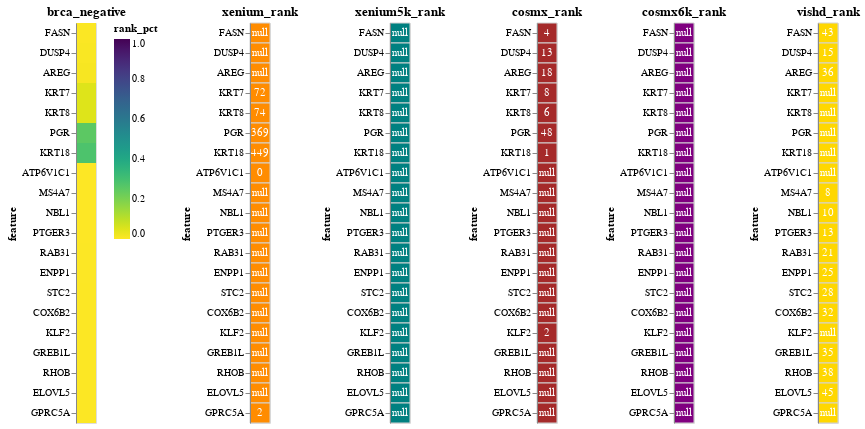

Notebook source saved alongside this figure:
### Code cell
disease, direction = 'brca', 'negative'
generate_consensus_chart(disease, direction)

### Figure 1 — Vega-Lite specification as saved in the notebook (floating-point values rounded to 4 significant figures)
{"config": {"view": {"continuousWidth": 300, "continuousHeight": 300}}, "hconcat": [{"data": {"name": "data-a5352ba4a71db669886db9003edf8082"}, "mark": {"type": "rect"}, "encoding": {"color": {"field": "rank_pct", "scale": {"domain": [0, 1.0], "reverse": true, "scheme": "viridis"}, "type": "quantitative"}, "y": {"field": "feature", "sort": ["FASN", "DUSP4", "AREG", "KRT7", "KRT8", "PGR", "KRT18", "ATP6V1C1", "MS4A7", "NBL1", "PTGER3", "RAB31", "ENPP1", "STC2", "COX6B2", "KLF2", "GREB1L", "RHOB", "ELOVL5", "GPRC5A"], "type": "nominal"}}, "title": "brca_negative"}, {"hconcat": [{"layer": [{"mark": {"type": "rect", "color": "darkorange", "stroke": "lightgray", "strokeWidth": 1}, "encoding": {"y": {"field": "feature", "sort": ["FASN", "DUSP4", "AREG", "KRT7", "KRT8", "PGR", "KRT18", "ATP6V1C1", "MS4A7", "NBL1", "PTGER3", "RAB31", "ENPP1", "STC2", "COX6B2", "KLF2", "GREB1L", "RHOB", "ELOVL5", "GPRC5A"], "type": "nominal"}}, "title": "xenium_rank"}, {"mark": {"type": "text", "baseline": "middle", "color": "white"}, "encoding": {"text": {"field": "value", "type": "quantitative"}, "y": {"field": "feature", "sort": ["FASN", "DUSP4", "AREG", "KRT7", "KRT8", "PGR", "KRT18", "ATP6V1C1", "MS4A7", "NBL1", "PTGER3", "RAB31", "ENPP1", "STC2", "COX6B2", "KLF2", "GREB1L", "RHOB", "ELOVL5", "GPRC5A"], "type": "nominal"}}}], "data": {"name": "data-8d7d53668c9bdac3900f6c59e7d4d9f2"}}, {"layer": [{"mark": {"type": "rect", "color": "teal", "stroke": "lightgray", "strokeWidth": 1}, "encoding": {"y": {"field": "feature", "sort": ["FASN", "DUSP4", "AREG", "KRT7", "KRT8", "PGR", "KRT18", "ATP6V1C1", "MS4A7", "NBL1", "PTGER3", "RAB31", "ENPP1", "STC2", "COX6B2", "KLF2", "GREB1L", "RHOB", "ELOVL5", "GPRC5A"], "type": "nominal"}}, "title": "xenium5k_rank"}, {"mark": {"type": "text", "baseline": "middle", "color": "white"}, "encoding": {"text": {"field": "value", "type": "quantitative"}, "y": {"field": "feature", "sort": ["FASN", "DUSP4", "AREG", "KRT7", "KRT8", "PGR", "KRT18", "ATP6V1C1", "MS4A7", "NBL1", "PTGER3", "RAB31", "ENPP1", "STC2", "COX6B2", "KLF2", "GREB1L", "RHOB", "ELOVL5", "GPRC5A"], "type": "nominal"}}}], "data": {"name": "data-bed18b10d318c1c1a3df08de458c2c59"}}, {"layer": [{"mark": {"type": "rect", "color": "brown", "stroke": "lightgray", "strokeWidth": 1}, "encoding": {"y": {"field": "feature", "sort": ["FASN", "DUSP4", "AREG", "KRT7", "KRT8", "PGR", "KRT18", "ATP6V1C1", "MS4A7", "NBL1", "PTGER3", "RAB31", "ENPP1", "STC2", "COX6B2", "KLF2", "GREB1L", "RHOB", "ELOVL5", "GPRC5A"], "type": "nominal"}}, "title": "cosmx_rank"}, {"mark": {"type": "text", "baseline": "middle", "color": "white"}, "encoding": {"text": {"field": "value", "type": "quantitative"}, "y": {"field": "feature", "sort": ["FASN", "DUSP4", "AREG", "KRT7", "KRT8", "PGR", "KRT18", "ATP6V1C1", "MS4A7", "NBL1", "PTGER3", "RAB31", "ENPP1", "STC2", "COX6B2", "KLF2", "GREB1L", "RHOB", "ELOVL5", "GPRC5A"], "type": "nominal"}}}], "data": {"name": "data-f25e69edcbc8deaffedd200f23e960e2"}}, {"layer": [{"mark": {"type": "rect", "color": "purple", "stroke": "lightgray", "strokeWidth": 1}, "encoding": {"y": {"field": "feature", "sort": ["FASN", "DUSP4", "AREG", "KRT7", "KRT8", "PGR", "KRT18", "ATP6V1C1", "MS4A7", "NBL1", "PTGER3", "RAB31", "ENPP1", "STC2", "COX6B2", "KLF2", "GREB1L", "RHOB", "ELOVL5", "GPRC5A"], "type": "nominal"}}, "title": "cosmx6k_rank"}, {"mark": {"type": "text", "baseline": "middle", "color": "white"}, "encoding": {"text": {"field": "value", "type": "quantitative"}, "y": {"field": "feature", "sort": ["FASN", "DUSP4", "AREG", "KRT7", "KRT8", "PGR", "KRT18", "ATP6V1C1", "MS4A7", "NBL1", "PTGER3", "RAB31", "ENPP1", "STC2", "COX6B2", "KLF2", "GREB1L", "RHOB", "ELOVL5", "GPRC5A"], "type": "nominal"}}}], "data": {"name": "data-b7a8d50e4525edf680ee0931abd776ad"}}, {"layer": [{"mark": {"type": "rect", "color": "gold", "stroke": "lightgray", "strokeWidth": 1}, "encoding": {"y": {"field": "feature", "sort": ["FASN", "DUSP4", "AREG", "KRT7", "KRT8", "PGR", "KRT18", "ATP6V1C1", "MS4A7", "NBL1", "PTGER3", "RAB31", "ENPP1", "STC2", "COX6B2", "KLF2", "GREB1L", "RHOB", "ELOVL5", "GPRC5A"], "type": "nominal"}}, "title": "vishd_rank"}, {"mark": {"type": "text", "baseline": "middle", "color": "white"}, "encoding": {"text": {"field": "value", "type": "quantitative"}, "y": {"field": "feature", "sort": ["FASN", "DUSP4", "AREG", "KRT7", "KRT8", "PGR", "KRT18", "ATP6V1C1", "MS4A7", "NBL1", "PTGER3", "RAB31", "ENPP1", "STC2", "COX6B2", "KLF2", "GREB1L", "RHOB", "ELOVL5", "GPRC5A"], "type": "nominal"}}}], "data": {"name": "data-26756ebc90f738874fb6424d536cf2ee"}}], "resolve": {"scale": {"color": "independent", "x": "independent", "y": "independent"}}}], "resolve": {"scale": {"color": "independent", "x": "independent", "y": "independent"}}, "$schema": "https://vega.github.io/schema/vega-lite/v5.20.1.json", "datasets": {"data-a5352ba4a71db669886db9003edf8082": [{"disease": "brca", "feature": "FASN", "direction": "negative", "correlation": -0.1765, "rank": 23.5, "rank_pct": 0.003104, "count": 2, "xenium_rank": null, "xenium_sid_count": null, "xenium_case_count": null, "xenium_correlation": null, "xenium5k_rank": null, "xenium5k_sid_count": null, "xenium5k_case_count": null, "xenium5k_correlation": null, "cosmx_rank": 4.0, "cosmx_sid_count": 2.0, "cosmx_case_count": 1.0, "cosmx_correlation": -0.2049, "cosmx6k_rank": null, "cosmx6k_sid_count": null, "cosmx6k_case_count": null, "cosmx6k_correlation": null, "vishd_rank": 43.0, "vishd_sid_count": 1.0, "vishd_case_count": 1.0, "vishd_correlation": -0.148, "count_neg": -2}, {"disease": "brca", "feature": "DUSP4", "direction": "negative", "correlation": -0.1985, "rank": 14.0, "rank_pct": 0.00664, "count": 2, "xenium_rank": null, "xenium_sid_count": null, "xenium_case_count": null, "xenium_correlation": null, "xenium5k_rank": null, "xenium5k_sid_count": null, "xenium5k_case_count": null, "xenium5k_correlation": null, "cosmx_rank": 13.0, "cosmx_sid_count": 3.0, "cosmx_case_count": 1.0, "cosmx_correlation": -0.2171, "cosmx6k_rank": null, "cosmx6k_sid_count": null, "cosmx6k_case_count": null, "cosmx6k_correlation": null, "vishd_rank": 15.0, "vishd_sid_count": 1.0, "vishd_case_count": 1.0, "vishd_correlation": -0.1799, "count_neg": -2}, {"disease": "brca", "feature": "AREG", "direction": "negative", "correlation": -0.163, "rank": 27.0, "rank_pct": 0.009615, "count": 2, "xenium_rank": null, "xenium_sid_count": null, "xenium_case_count": null, "xenium_correlation": null, "xenium5k_rank": null, "xenium5k_sid_count": null, "xenium5k_case_count": null, "xenium5k_correlation": null, "cosmx_rank": 18.0, "cosmx_sid_count": 2.0, "cosmx_case_count": 1.0, "cosmx_correlation": -0.1732, "cosmx6k_rank": null, "cosmx6k_sid_count": null, "cosmx6k_case_count": null, "cosmx6k_correlation": null, "vishd_rank": 36.0, "vishd_sid_count": 1.0, "vishd_case_count": 1.0, "vishd_correlation": -0.1528, "count_neg": -2}, {"disease": "brca", "feature": "KRT7", "direction": "negative", "correlation": -0.1834, "rank": 40.0, "rank_pct": 0.04861, "count": 2, "xenium_rank": 72.0, "xenium_sid_count": 6.0, "xenium_case_count": 1.0, "xenium_correlation": -0.2367, "xenium5k_rank": null, "xenium5k_sid_count": null, "xenium5k_case_count": null, "xenium5k_correlation": null, "cosmx_rank": 8.0, "cosmx_sid_count": 1.0, "cosmx_case_count": 1.0, "cosmx_correlation": -0.13, "cosmx6k_rank": null, "cosmx6k_sid_count": null, "cosmx6k_case_count": null, "cosmx6k_correlation": null, "vishd_rank": null, "vishd_sid_count": null, "vishd_case_count": null, "vishd_correlation": null, "count_neg": -2}, {"disease": "brca", "feature": "KRT8", "direction": "negative", "correlation": -0.2349, "rank": 40.0, "rank_pct": 0.04889, "count": 2, "xenium_rank": 74.0, "xenium_sid_count": 7.0, "xenium_case_count": 2.0, "xenium_correlation": -0.3026, "xenium5k_rank": null, "xenium5k_sid_count": null, "xenium5k_case_count": null, "xenium5k_correlation": null, "cosmx_rank": 6.0, "cosmx_sid_count": 2.0, "cosmx_case_count": 1.0, "cosmx_correlation": -0.1671, "cosmx6k_rank": null, "cosmx6k_sid_count": null, "cosmx6k_case_count": null, "cosmx6k_correlation": null, "vishd_rank": null, "vishd_sid_count": null, "vishd_case_count": null, "vishd_correlation": null, "count_neg": -2}, {"disease": "brca", "feature": "PGR", "direction": "negative", "correlation": -0.08787, "rank": 208.5, "rank_pct": 0.2525, "count": 2, "xenium_rank": 369.0, "xenium_sid_count": 11.0, "xenium_case_count": 2.0, "xenium_correlation": -0.05202, "xenium5k_rank": null, "xenium5k_sid_count": null, "xenium5k_case_count": null, "xenium5k_correlation": null, "cosmx_rank": 48.0, "cosmx_sid_count": 1.0, "cosmx_case_count": 1.0, "cosmx_correlation": -0.1237, "cosmx6k_rank": null, "cosmx6k_sid_count": null, "cosmx6k_case_count": null, "cosmx6k_correlation": null, "vishd_rank": null, "vishd_sid_count": null, "vishd_case_count": null, "vishd_correlation": null, "count_neg": -2}, {"disease": "brca", "feature": "KRT18", "direction": "negative", "correlation": -0.1813, "rank": 225.0, "rank_pct": 0.2797, "count": 2, "xenium_rank": 449.0, "xenium_sid_count": 9.0, "xenium_case_count": 3.0, "xenium_correlation": -0.1807, "xenium5k_rank": null, "xenium5k_sid_count": null, "xenium5k_case_count": null, "xenium5k_correlation": null, "cosmx_rank": 1.0, "cosmx_sid_count": 1.0, "cosmx_case_count": 1.0, "cosmx_correlation": -0.1819, "cosmx6k_rank": null, "cosmx6k_sid_count": null, "cosmx6k_case_count": null, "cosmx6k_correlation": null, "vishd_rank": null, "vishd_sid_count": null, "vishd_case_count": null, "vishd_correlation": null, "count_neg": -2}, {"disease": "brca", "feature": "ATP6V1C1", "direction": "negative", "correlation": -0.4279, "rank": 0.0, "rank_pct": 0.0, "count": 1, "xenium_rank": 0.0, "xenium_sid_count": 3.0, "xenium_case_count": 1.0, "xenium_correlation": -0.4279, "xenium5k_rank": null, "xenium5k_sid_count": null, "xenium5k_case_count": null, "xenium5k_correlation": null, "cosmx_rank": null, "cosmx_sid_count": null, "cosmx_case_count": null, "cosmx_correlation": null, "cosmx6k_rank": null, "cosmx6k_sid_count": null, "cosmx6k_case_count": null, "cosmx6k_correlation": null, "vishd_rank": null, "vishd_sid_count": null, "vishd_case_count": null, "vishd_correlation": null, "count_neg": -1}, {"disease": "brca", "feature": "MS4A7", "direction": "negative", "correlation": -0.1935, "rank": 8.0, "rank_pct": 0.000442, "count": 1, "xenium_rank": null, "xenium_sid_count": null, "xenium_case_count": null, "xenium_correlation": null, "xenium5k_rank": null, "xenium5k_sid_count": null, "xenium5k_case_count": null, "xenium5k_correlation": null, "cosmx_rank": null, "cosmx_sid_count": null, "cosmx_case_count": null, "cosmx_correlation": null, "cosmx6k_rank": null, "cosmx6k_sid_count": null, "cosmx6k_case_count": null, "cosmx6k_correlation": null, "vishd_rank": 8.0, "vishd_sid_count": 1.0, "vishd_case_count": 1.0, "vishd_correlation": -0.1935, "count_neg": -1}, {"disease": "brca", "feature": "NBL1", "direction": "negative", "correlation": -0.1879, "rank": 10.0, "rank_pct": 0.0005525, "count": 1, "xenium_rank": null, "xenium_sid_count": null, "xenium_case_count": null, "xenium_correlation": null, "xenium5k_rank": null, "xenium5k_sid_count": null, "xenium5k_case_count": null, "xenium5k_correlation": null, "cosmx_rank": null, "cosmx_sid_count": null, "cosmx_case_count": null, "cosmx_correlation": null, "cosmx6k_rank": null, "cosmx6k_sid_count": null, "cosmx6k_case_count": null, "cosmx6k_correlation": null, "vishd_rank": 10.0, "vishd_sid_count": 1.0, "vishd_case_count": 1.0, "vishd_correlation": -0.1879, "count_neg": -1}, {"disease": "brca", "feature": "PTGER3", "direction": "negative", "correlation": -0.1808, "rank": 13.0, "rank_pct": 0.0007183, "count": 1, "xenium_rank": null, "xenium_sid_count": null, "xenium_case_count": null, "xenium_correlation": null, "xenium5k_rank": null, "xenium5k_sid_count": null, "xenium5k_case_count": null, "xenium5k_correlation": null, "cosmx_rank": null, "cosmx_sid_count": null, "cosmx_case_count": null, "cosmx_correlation": null, "cosmx6k_rank": null, "cosmx6k_sid_count": null, "cosmx6k_case_count": null, "cosmx6k_correlation": null, "vishd_rank": 13.0, "vishd_sid_count": 1.0, "vishd_case_count": 1.0, "vishd_correlation": -0.1808, "count_neg": -1}, {"disease": "brca", "feature": "RAB31", "direction": "negative", "correlation": -0.1745, "rank": 21.0, "rank_pct": 0.00116, "count": 1, "xenium_rank": null, "xenium_sid_count": null, "xenium_case_count": null, "xenium_correlation": null, "xenium5k_rank": null, "xenium5k_sid_count": null, "xenium5k_case_count": null, "xenium5k_correlation": null, "cosmx_rank": null, "cosmx_sid_count": null, "cosmx_case_count": null, "cosmx_correlation": null, "cosmx6k_rank": null, "cosmx6k_sid_count": null, "cosmx6k_case_count": null, "cosmx6k_correlation": null, "vishd_rank": 21.0, "vishd_sid_count": 1.0, "vishd_case_count": 1.0, "vishd_correlation": -0.1745, "count_neg": -1}, {"disease": "brca", "feature": "ENPP1", "direction": "negative", "correlation": -0.1697, "rank": 25.0, "rank_pct": 0.001381, "count": 1, "xenium_rank": null, "xenium_sid_count": null, "xenium_case_count": null, "xenium_correlation": null, "xenium5k_rank": null, "xenium5k_sid_count": null, "xenium5k_case_count": null, "xenium5k_correlation": null, "cosmx_rank": null, "cosmx_sid_count": null, "cosmx_case_count": null, "cosmx_correlation": null, "cosmx6k_rank": null, "cosmx6k_sid_count": null, "cosmx6k_case_count": null, "cosmx6k_correlation": null, "vishd_rank": 25.0, "vishd_sid_count": 1.0, "vishd_case_count": 1.0, "vishd_correlation": -0.1697, "count_neg": -1}, {"disease": "brca", "feature": "STC2", "direction": "negative", "correlation": -0.1628, "rank": 28.0, "rank_pct": 0.001547, "count": 1, "xenium_rank": null, "xenium_sid_count": null, "xenium_case_count": null, "xenium_correlation": null, "xenium5k_rank": null, "xenium5k_sid_count": null, "xenium5k_case_count": null, "xenium5k_correlation": null, "cosmx_rank": null, "cosmx_sid_count": null, "cosmx_case_count": null, "cosmx_correlation": null, "cosmx6k_rank": null, "cosmx6k_sid_count": null, "cosmx6k_case_count": null, "cosmx6k_correlation": null, "vishd_rank": 28.0, "vishd_sid_count": 1.0, "vishd_case_count": 1.0, "vishd_correlation": -0.1628, "count_neg": -1}, {"disease": "brca", "feature": "COX6B2", "direction": "negative", "correlation": -0.156, "rank": 32.0, "rank_pct": 0.001768, "count": 1, "xenium_rank": null, "xenium_sid_count": null, "xenium_case_count": null, "xenium_correlation": null, "xenium5k_rank": null, "xenium5k_sid_count": null, "xenium5k_case_count": null, "xenium5k_correlation": null, "cosmx_rank": null, "cosmx_sid_count": null, "cosmx_case_count": null, "cosmx_correlation": null, "cosmx6k_rank": null, "cosmx6k_sid_count": null, "cosmx6k_case_count": null, "cosmx6k_correlation": null, "vishd_rank": 32.0, "vishd_sid_count": 1.0, "vishd_case_count": 1.0, "vishd_correlation": -0.156, "count_neg": -1}, {"disease": "brca", "feature": "KLF2", "direction": "negative", "correlation": -0.1879, "rank": 2.0, "rank_pct": 0.001916, "count": 1, "xenium_rank": null, "xenium_sid_count": null, "xenium_case_count": null, "xenium_correlation": null, "xenium5k_rank": null, "xenium5k_sid_count": null, "xenium5k_case_count": null, "xenium5k_correlation": null, "cosmx_rank": 2.0, "cosmx_sid_count": 2.0, "cosmx_case_count": 1.0, "cosmx_correlation": -0.1879, "cosmx6k_rank": null, "cosmx6k_sid_count": null, "cosmx6k_case_count": null, "cosmx6k_correlation": null, "vishd_rank": null, "vishd_sid_count": null, "vishd_case_count": null, "vishd_correlation": null, "count_neg": -1}, {"disease": "brca", "feature": "GREB1L", "direction": "negative", "correlation": -0.1531, "rank": 35.0, "rank_pct": 0.001934, "count": 1, "xenium_rank": null, "xenium_sid_count": null, "xenium_case_count": null, "xenium_correlation": null, "xenium5k_rank": null, "xenium5k_sid_count": null, "xenium5k_case_count": null, "xenium5k_correlation": null, "cosmx_rank": null, "cosmx_sid_count": null, "cosmx_case_count": null, "cosmx_correlation": null, "cosmx6k_rank": null, "cosmx6k_sid_count": null, "cosmx6k_case_count": null, "cosmx6k_correlation": null, "vishd_rank": 35.0, "vishd_sid_count": 1.0, "vishd_case_count": 1.0, "vishd_correlation": -0.1531, "count_neg": -1}, {"disease": "brca", "feature": "RHOB", "direction": "negative", "correlation": -0.1506, "rank": 38.0, "rank_pct": 0.0021, "count": 1, "xenium_rank": null, "xenium_sid_count": null, "xenium_case_count": null, "xenium_correlation": null, "xenium5k_rank": null, "xenium5k_sid_count": null, "xenium5k_case_count": null, "xenium5k_correlation": null, "cosmx_rank": null, "cosmx_sid_count": null, "cosmx_case_count": null, "cosmx_correlation": null, "cosmx6k_rank": null, "cosmx6k_sid_count": null, "cosmx6k_case_count": null, "cosmx6k_correlation": null, "vishd_rank": 38.0, "vishd_sid_count": 1.0, "vishd_case_count": 1.0, "vishd_correlation": -0.1506, "count_neg": -1}, {"disease": "brca", "feature": "ELOVL5", "direction": "negative", "correlation": -0.1466, "rank": 45.0, "rank_pct": 0.002486, "count": 1, "xenium_rank": null, "xenium_sid_count": null, "xenium_case_count": null, "xenium_correlation": null, "xenium5k_rank": null, "xenium5k_sid_count": null, "xenium5k_case_count": null, "xenium5k_correlation": null, "cosmx_rank": null, "cosmx_sid_count": null, "cosmx_case_count": null, "cosmx_correlation": null, "cosmx6k_rank": null, "cosmx6k_sid_count": null, "cosmx6k_case_count": null, "cosmx6k_correlation": null, "vishd_rank": 45.0, "vishd_sid_count": 1.0, "vishd_case_count": 1.0, "vishd_correlation": -0.1466, "count_neg": -1}, {"disease": "brca", "feature": "GPRC5A", "direction": "negative", "correlation": -0.3777, "rank": 2.0, "rank_pct": 0.002488, "count": 1, "xenium_rank": 2.0, "xenium_sid_count": 13.0, "xenium_case_count": 3.0, "xenium_correlation": -0.3777, "xenium5k_rank": null, "xenium5k_sid_count": null, "xenium5k_case_count": null, "xenium5k_correlation": null, "cosmx_rank": null, "cosmx_sid_count": null, "cosmx_case_count": null, "cosmx_correlation": null, "cosmx6k_rank": null, "cosmx6k_sid_count": null, "cosmx6k_case_count": null, "cosmx6k_correlation": null, "vishd_rank": null, "vishd_sid_count": null, "vishd_case_count": null, "vishd_correlation": null, "count_neg": -1}], "data-8d7d53668c9bdac3900f6c59e7d4d9f2": [{"disease": "brca", "feature": "FASN", "variable": "xenium_rank", "value": null}, {"disease": "brca", "feature": "DUSP4", "variable": "xenium_rank", "value": null}, {"disease": "brca", "feature": "AREG", "variable": "xenium_rank", "value": null}, {"disease": "brca", "feature": "KRT7", "variable": "xenium_rank", "value": 72.0}, {"disease": "brca", "feature": "KRT8", "variable": "xenium_rank", "value": 74.0}, {"disease": "brca", "feature": "PGR", "variable": "xenium_rank", "value": 369.0}, {"disease": "brca", "feature": "KRT18", "variable": "xenium_rank", "value": 449.0}, {"disease": "brca", "feature": "ATP6V1C1", "variable": "xenium_rank", "value": 0.0}, {"disease": "brca", "feature": "MS4A7", "variable": "xenium_rank", "value": null}, {"disease": "brca", "feature": "NBL1", "variable": "xenium_rank", "value": null}, {"disease": "brca", "feature": "PTGER3", "variable": "xenium_rank", "value": null}, {"disease": "brca", "feature": "RAB31", "variable": "xenium_rank", "value": null}, {"disease": "brca", "feature": "ENPP1", "variable": "xenium_rank", "value": null}, {"disease": "brca", "feature": "STC2", "variable": "xenium_rank", "value": null}, {"disease": "brca", "feature": "COX6B2", "variable": "xenium_rank", "value": null}, {"disease": "brca", "feature": "KLF2", "variable": "xenium_rank", "value": null}, {"disease": "brca", "feature": "GREB1L", "variable": "xenium_rank", "value": null}, {"disease": "brca", "feature": "RHOB", "variable": "xenium_rank", "value": null}, {"disease": "brca", "feature": "ELOVL5", "variable": "xenium_rank", "value": null}, {"disease": "brca", "feature": "GPRC5A", "variable": "xenium_rank", "value": 2.0}], "data-bed18b10d318c1c1a3df08de458c2c59": [{"disease": "brca", "feature": "FASN", "variable": "xenium5k_rank", "value": null}, {"disease": "brca", "feature": "DUSP4", "variable": "xenium5k_rank", "value": null}, {"disease": "brca", "feature": "AREG", "variable": "xenium5k_rank", "value": null}, {"disease": "brca", "feature": "KRT7", "variable": "xenium5k_rank", "value": null}, {"disease": "brca", "feature": "KRT8", "variable": "xenium5k_rank", "value": null}, {"disease": "brca", "feature": "PGR", "variable": "xenium5k_rank", "value": null}, {"disease": "brca", "feature": "KRT18", "variable": "xenium5k_rank", "value": null}, {"disease": "brca", "feature": "ATP6V1C1", "variable": "xenium5k_rank", "value": null}, {"disease": "brca", "feature": "MS4A7", "variable": "xenium5k_rank", "value": null}, {"disease": "brca", "feature": "NBL1", "variable": "xenium5k_rank", "value": null}, {"disease": "brca", "feature": "PTGER3", "variable": "xenium5k_rank", "value": null}, {"disease": "brca", "feature": "RAB31", "variable": "xenium5k_rank", "value": null}, {"disease": "brca", "feature": "ENPP1", "variable": "xenium5k_rank", "value": null}, {"disease": "brca", "feature": "STC2", "variable": "xenium5k_rank", "value": null}, {"disease": "brca", "feature": "COX6B2", "variable": "xenium5k_rank", "value": null}, {"disease": "brca", "feature": "KLF2", "variable": "xenium5k_rank", "value": null}, {"disease": "brca", "feature": "GREB1L", "variable": "xenium5k_rank", "value": null}, {"disease": "brca", "feature": "RHOB", "variable": "xenium5k_rank", "value": null}, {"disease": "brca", "feature": "ELOVL5", "variable": "xenium5k_rank", "value": null}, {"disease": "brca", "feature": "GPRC5A", "variable": "xenium5k_rank", "value": null}], "data-f25e69edcbc8deaffedd200f23e960e2": [{"disease": "brca", "feature": "FASN", "variable": "cosmx_rank", "value": 4.0}, {"disease": "brca", "feature": "DUSP4", "variable": "cosmx_rank", "value": 13.0}, {"disease": "brca", "feature": "AREG", "variable": "cosmx_rank", "value": 18.0}, {"disease": "brca", "feature": "KRT7", "variable": "cosmx_rank", "value": 8.0}, {"disease": "brca", "feature": "KRT8", "variable": "cosmx_rank", "value": 6.0}, {"disease": "brca", "feature": "PGR", "variable": "cosmx_rank", "value": 48.0}, {"disease": "brca", "feature": "KRT18", "variable": "cosmx_rank", "value": 1.0}, {"disease": "brca", "feature": "ATP6V1C1", "variable": "cosmx_rank", "value": null}, {"disease": "brca", "feature": "MS4A7", "variable": "cosmx_rank", "value": null}, {"disease": "brca", "feature": "NBL1", "variable": "cosmx_rank", "value": null}, {"disease": "brca", "feature": "PTGER3", "variable": "cosmx_rank", "value": null}, {"disease": "brca", "feature": "RAB31", "variable": "cosmx_rank", "value": null}, {"disease": "brca", "feature": "ENPP1", "variable": "cosmx_rank", "value": null}, {"disease": "brca", "feature": "STC2", "variable": "cosmx_rank", "value": null}, {"disease": "brca", "feature": "COX6B2", "variable": "cosmx_rank", "value": null}, {"disease": "brca", "feature": "KLF2", "variable": "cosmx_rank", "value": 2.0}, {"disease": "brca", "feature": "GREB1L", "variable": "cosmx_rank", "value": null}, {"disease": "brca", "feature": "RHOB", "variable": "cosmx_rank", "value": null}, {"disease": "brca", "feature": "ELOVL5", "variable": "cosmx_rank", "value": null}, {"disease": "brca", "feature": "GPRC5A", "variable": "cosmx_rank", "value": null}], "data-b7a8d50e4525edf680ee0931abd776ad": [{"disease": "brca", "feature": "FASN", "variable": "cosmx6k_rank", "value": null}, {"disease": "brca", "feature": "DUSP4", "variable": "cosmx6k_rank", "value": null}, {"disease": "brca", "feature": "AREG", "variable": "cosmx6k_rank", "value": null}, {"disease": "brca", "feature": "KRT7", "variable": "cosmx6k_rank", "value": null}, {"disease": "brca", "feature": "KRT8", "variable": "cosmx6k_rank", "value": null}, {"disease": "brca", "feature": "PGR", "variable": "cosmx6k_rank", "value": null}, {"disease": "brca", "feature": "KRT18", "variable": "cosmx6k_rank", "value": null}, {"disease": "brca", "feature": "ATP6V1C1", "variable": "cosmx6k_rank", "value": null}, {"disease": "brca", "feature": "MS4A7", "variable": "cosmx6k_rank", "value": null}, {"disease": "brca", "feature": "NBL1", "variable": "cosmx6k_rank", "value": null}, {"disease": "brca", "feature": "PTGER3", "variable": "cosmx6k_rank", "value": null}, {"disease": "brca", "feature": "RAB31", "variable": "cosmx6k_rank", "value": null}, {"disease": "brca", "feature": "ENPP1", "variable": "cosmx6k_rank", "value": null}, {"disease": "brca", "feature": "STC2", "variable": "cosmx6k_rank", "value": null}, {"disease": "brca", "feature": "COX6B2", "variable": "cosmx6k_rank", "value": null}, {"disease": "brca", "feature": "KLF2", "variable": "cosmx6k_rank", "value": null}, {"disease": "brca", "feature": "GREB1L", "variable": "cosmx6k_rank", "value": null}, {"disease": "brca", "feature": "RHOB", "variable": "cosmx6k_rank", "value": null}, {"disease": "brca", "feature": "ELOVL5", "variable": "cosmx6k_rank", "value": null}, {"disease": "brca", "feature": "GPRC5A", "variable": "cosmx6k_rank", "value": null}], "data-26756ebc90f738874fb6424d536cf2ee": [{"disease": "brca", "feature": "FASN", "variable": "vishd_rank", "value": 43.0}, {"disease": "brca", "feature": "DUSP4", "variable": "vishd_rank", "value": 15.0}, {"disease": "brca", "feature": "AREG", "variable": "vishd_rank", "value": 36.0}, {"disease": "brca", "feature": "KRT7", "variable": "vishd_rank", "value": null}, {"disease": "brca", "feature": "KRT8", "variable": "vishd_rank", "value": null}, {"disease": "brca", "feature": "PGR", "variable": "vishd_rank", "value": null}, {"disease": "brca", "feature": "KRT18", "variable": "vishd_rank", "value": null}, {"disease": "brca", "feature": "ATP6V1C1", "variable": "vishd_rank", "value": null}, {"disease": "brca", "feature": "MS4A7", "variable": "vishd_rank", "value": 8.0}, {"disease": "brca", "feature": "NBL1", "variable": "vishd_rank", "value": 10.0}, {"disease": "brca", "feature": "PTGER3", "variable": "vishd_rank", "value": 13.0}, {"disease": "brca", "feature": "RAB31", "variable": "vishd_rank", "value": 21.0}, {"disease": "brca", "feature": "ENPP1", "variable": "vishd_rank", "value": 25.0}, {"disease": "brca", "feature": "STC2", "variable": "vishd_rank", "value": 28.0}, {"disease": "brca", "feature": "COX6B2", "variable": "vishd_rank", "value": 32.0}, {"disease": "brca", "feature": "KLF2", "variable": "vishd_rank", "value": null}, {"disease": "brca", "feature": "GREB1L", "variable": "vishd_rank", "value": 35.0}, {"disease": "brca", "feature": "RHOB", "variable": "vishd_rank", "value": 38.0}, {"disease": "brca", "feature": "ELOVL5", "variable": "vishd_rank", "value": 45.0}, {"disease": "brca", "feature": "GPRC5A", "variable": "vishd_rank", "value": null}]}}
